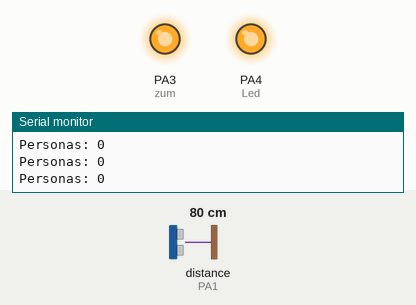
Simulated run of this sketch. Board: STM32 Blue Pill. Shown: output pins drawn as LEDs (lit = HIGH), the last lines printed to the serial monitor. Wiring (inferred from the names in the program): ultrasonic range finder: trigger PA2; echo PA1. Dashed ring = blinking. The inputs (shaded band) are chosen by the test bench; at power-on: distance to the obstacle (sensor on PA1) 80 cm. The echo pulse lasts 58.3 µs per cm; pins used as bus, display or sensor lines are not drawn.

Above: at 1.2 s.
1.3 s: distance to the obstacle (sensor on PA1) set to 10 cm
2.8 s: distance to the obstacle (sensor on PA1) set to 7 cm
At 4.9 s:
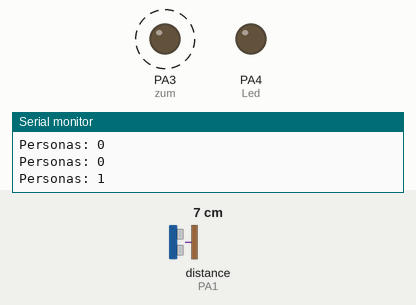
5.8 s: distance to the obstacle (sensor on PA1) set to 9 cm
At 7.2 s:
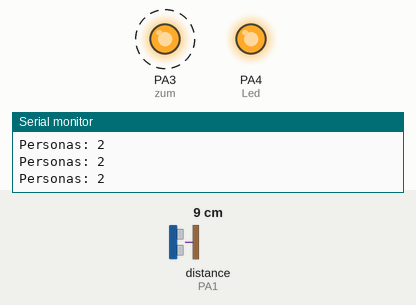
7.5 s: distance to the obstacle (sensor on PA1) set to 2 cm
At 9.25 s:
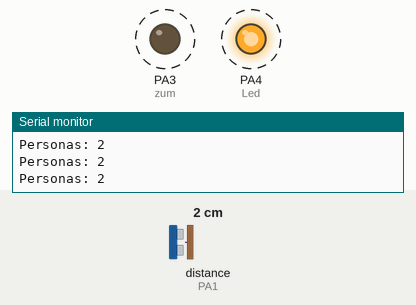
Timing chart, 0 to 11.5 s (numbered marks = the images above; inputs shaded):
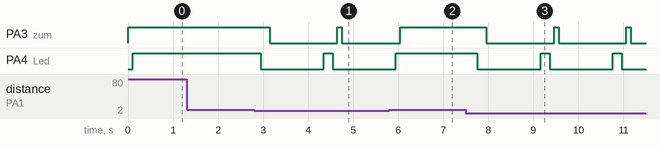

The sketch:

contador_de_personas.ino
```cpp
const int Trigger = PA2;
const int Echo = PA1;
long t;
long d;
const int zum=PA3;
const int Led = PA4;
int cont=0;


//Contador personas CC

void setup() {

  Serial.begin(9600);//iniciailzamos la comunicación
  pinMode(Trigger, OUTPUT); //pin como salida
  pinMode(Echo, INPUT);  //pin como entrada
  digitalWrite(Trigger, LOW);//Inicializamos el pin con 0
  pinMode(zum, OUTPUT);
  pinMode (Led, OUTPUT);


}

void loop() {
  // put your main code here, to run repeatedly:

  distancia();

char leer = Serial.read();


    Serial.print("Personas: ");
    Serial.print(cont);
    Serial.println();


  if(d<8){


      cont++;
      encenderLed();
      sonar();
      delay(1000);


  }else
  digitalWrite(zum, HIGH);
  delay(100);
  digitalWrite(Led,HIGH);
  delay(100);


}

void distancia(){

  digitalWrite(Trigger, HIGH);
  delayMicroseconds(10);          //Enviamos un pulso de 10us
  digitalWrite(Trigger, LOW);

  t = pulseIn(Echo, HIGH); //obtenemos el ancho del pulso
  d = t/59;             //escalamos el tiempo a una distancia en cm


}

void sonar()
{

  digitalWrite(zum, HIGH);
  delay(100);
  digitalWrite(zum, LOW);
  delay(100);

}

void encenderLed()
{

  digitalWrite(Led,HIGH);
  delay(100);
  digitalWrite(Led,LOW);
  delay(100);


}
```

Measured:
- the behaviour switches between 9 and 8 cm on distance to the obstacle (sensor on PA1) (found by bisection; images 0 and 1)
- after the input at 2.8 s, PA3 (zum): HIGH → LOW after 0.35 s, → HIGH 1.5 s later, → LOW 0.10 s later; PA4 (Led): HIGH → LOW after 0.15 s, → HIGH 1.4 s later, → LOW 0.20 s later
- after the input at 5.8 s, PA4 (Led): goes on until 5.9 s, then stays HIGH
- after the input at 7.5 s, PA3 (zum): alternates HIGH for 0.10 s and LOW for 1.5 s, starting after 0.46 s; PA4 (Led): alternates HIGH for 0.20 s and LOW for 1.4 s, starting after 0.26 s
